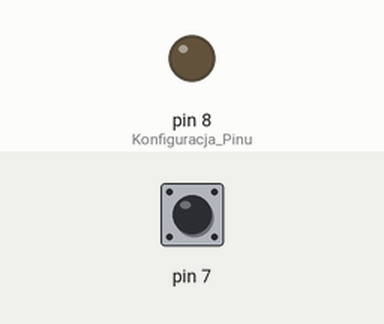
This sketch was run on a simulated Arduino Uno, built with avr-gcc and run on an emulated ATmega328P. Parts: output pins drawn as LEDs (lit = HIGH). The inputs (shaded band) are chosen by the test bench; at power-on: pin 7 HIGH.

Above: at 1.2 s.
1.3 s: pin 7 pulled LOW for 0.15 s
At 2.2 s:
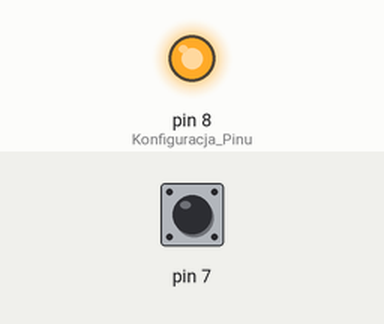
Timing chart, 0 to 12.8 s (numbered marks = the images above; inputs shaded):
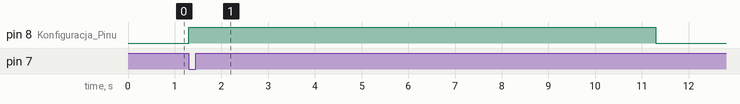

The sketch:

dioda.ino
```cpp
void setup() {
  pinMode(8, OUTPUT); //Konfiguracja Pinu
  pinMode(7, INPUT_PULLUP);
  digitalWrite(8, LOW);
}

void loop() {
  if (digitalRead(7) == LOW) {
      digitalWrite(8, HIGH);
      delay(10000);
  }
  else {
      digitalWrite(8, LOW);
  }


}
```

Measured:
- after the input at 1.3 s, pin 8 (Konfiguracja_Pinu): LOW → HIGH at once, → LOW 10.0 s later
